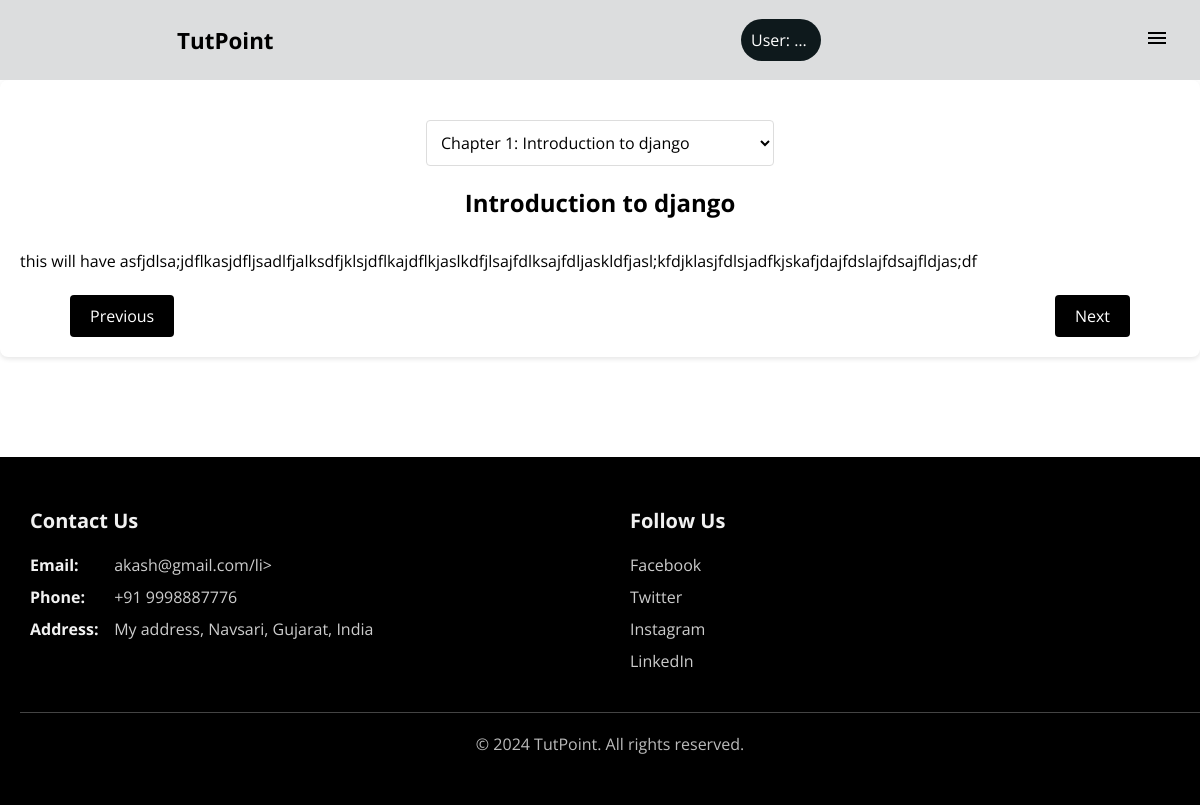
Page /2/chapter/1/ (signed in) on the committed database.
### courses/models.py (models this page shows, shortened)
class Chapter(models.Model):
    title = models.CharField(max_length=200)
    content = models.TextField()
    chapter_number = models.PositiveIntegerField()
    course = models.ForeignKey(Course, on_delete=models.CASCADE, related_name='chapters')
    class Meta:
        unique_together = ('course', 'chapter_number')
        ordering = ['chapter_number']

### courses/views.py (the view)
# urls.py: path('<int:course_id>/chapter/<int:chap_num>/',content, name='content'),
@login_required
def content(request, course_id, chap_num):
    course = get_object_or_404(Course, id=course_id)
    chapter = get_object_or_404(course.chapters.filter(chapter_number=chap_num))
    previous = chap_num - 1
    next = chap_num + 1
    context = {
        'course': course,
        'chapter': chapter,
        'chapters': course.chapters.all(),
        'chapters_total': course.chapters.count(),
        'previous': previous,
        'next': next,
        'current': chap_num
    }
    if not Enrollment.objects.filter(user=request.user, course=course).exists():
        return redirect('preview', id=course.id)
    return render(request, 'courses/course_content.html', context)

### courses/templates/courses/course_content.html (shortened to what this page needs)
{% load static %}
<!DOCTYPE html>
<html lang="en">
  <head>
    <link rel="stylesheet" href="{% static 'styles/style.css' %}" />
    <link rel="stylesheet" href="{% static 'styles/content.css' %}" />
  </head>
  <body>
    {% include "_navbar.html" %}
    <div class="container">
        <div class="dropdown">
            <select id="chapter-dropdown">
                {% for chapter in chapters %}
                <option value="{% url 'content' course_id=course.id chap_num=chapter.chapter_number %}" {% if chapter.chapter_number == current %}selected{% endif %}>Chapter {{chapter.chapter_number}}: {{chapter.title}}</option>
                {% endfor %}
            </select>
        </div>
        <div class="chapter-title" id="chapter-title">{{chapter.title}}</div>
        <div class="chapter-content" id="chapter-content">
            <p>
                {{chapter.content}}
            </p>
        </div>
        <div class="navigation-buttons">
            {% if previous > 0 %}
        <a href="{% url 'content' course_id=course.id chap_num=previous %}" class="navbutton">
            <button id="prev-button">Previous</button>
        </a>
    {% else %}
        <button id="prev-button" disabled>Previous</button>
    {% endif %}
    {% if next <= chapters_total %}
        <a href="{% url 'content' course_id=course.id chap_num=next %}" class="navbutton">
            <button id="next-button">Next</button>
        </a>
    {% else %}
        <button id="next-button" disabled>Next</button>
    {% endif %}
        </div>
    </div>
    {% include "_footer.html" %}
  </body>
</html>

### static/styles/style.css (style rules this page uses)
* { margin: 0; padding: 0; text-decoration: none; font-family: "Open Sans", system-ui; }
a { color: black; }

### static/styles/content.css (style rules this page uses)
.container { margin: 20px auto; padding: 20px; background-color: #fff; border-radius: 8px; box-shadow: 0 2px 5px rgba(0, 0, 0, 0.1); margin-top: 80px; }
.dropdown { margin-bottom: 20px; width: 30%; margin: 20px auto; }
#chapter-dropdown { width: 100%; padding: 10px; border: 1px solid #ddd; border-radius: 4px; font-size: 16px; background-color: #fff; }
.chapter-title { font-size: 1.5rem; margin-bottom: 30px; font-weight: bold; text-align: center; }
.chapter-content { font-size: 1rem; line-height: 1.6; }
.navigation-buttons { display: flex; justify-content: space-between; margin-top: 20px; }
button { background-color: black; color: white; border: none; padding: 10px 20px; font-size: 16px; border-radius: 4px; cursor: pointer; transition: background-color 0.3s ease; margin-left: 50px; margin-right: 50px; }
.navbutton { color: inherit; text-decoration: none; background: none; border: none; padding: 0; margin: 0; font: inherit; }

### rows in the picture
Chapter: title "Introduction to django", content "this will have asfjdlsa;jdflkasjdfljsadlfjalksdfjklsjdflkajdflkjaslkdfjlsajfdlksajfdljaskldfjasl;kfdjklasjfdlsjadfkjskafjdajfdslajfdsajfldjas;df"
